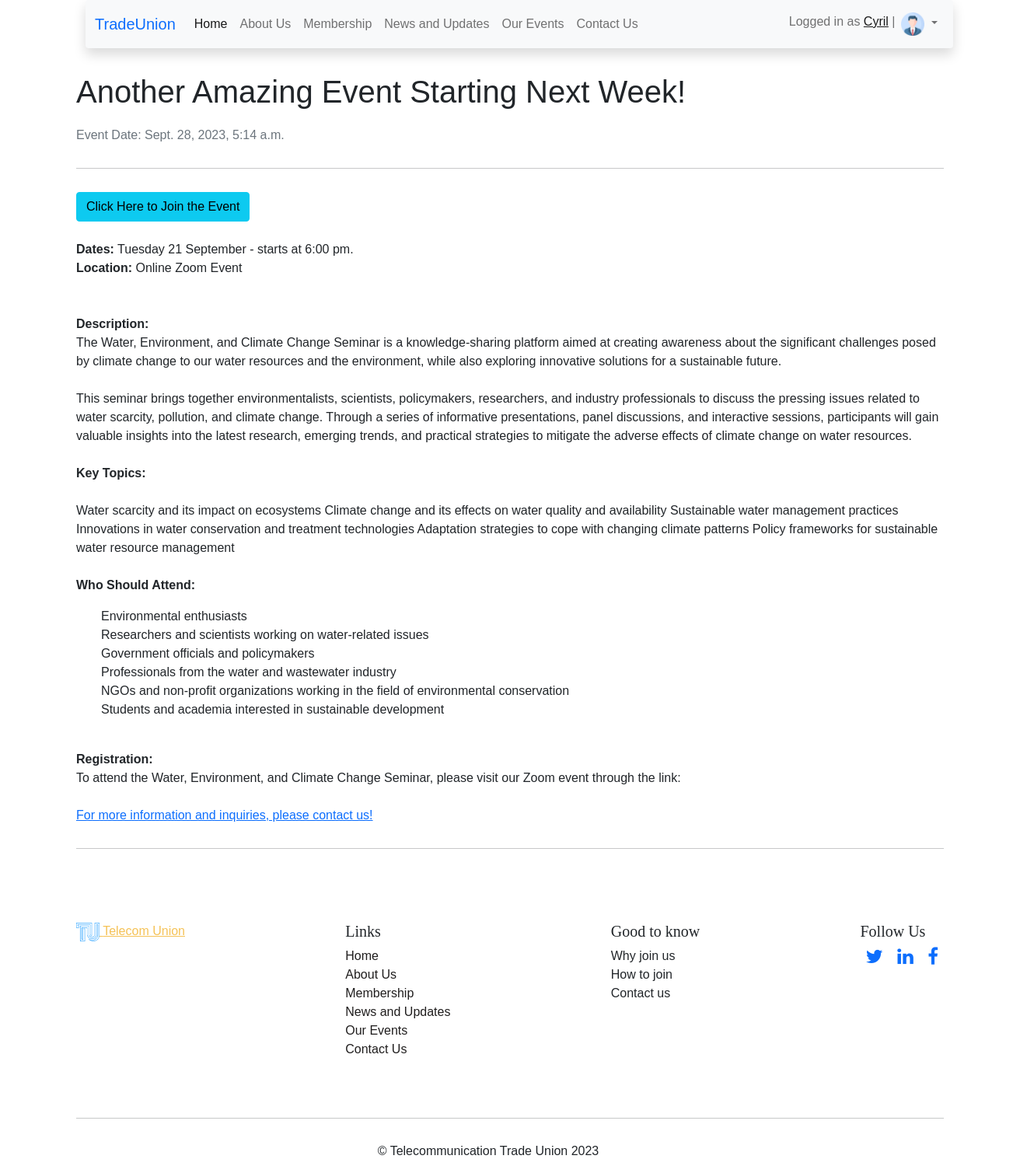
Page /events/event-2/ (signed in) on the committed database.
### blog/models.py (models this page shows, shortened)
class Event(models.Model):
    title = models.CharField(max_length=200)
    content = models.TextField()
    created_at = models.DateTimeField(auto_now_add=True)
    event_date = models.DateTimeField(default=None)
    slug = models.SlugField(null=False, unique=True, default=None)

### blog/views.py (the view)
# urls.py: path('events/<slug:slug>/', views.event_detail, name="event_detail"),
def event_detail(request, slug):
    event = Event.objects.get(slug=slug)
    context = {'event': event}
    return render(request, 'event_detail.html', context=context)

### templates/event_detail.html
{% extends 'base.html' %}
{% block content %}
    <h1 class="title" style="margin-top: 70px; margin-bottom: 20px;">{{ event.title|safe }}</h1>
    <small class="card-text text-muted h6">Event Date: {{ event.event_date }}</small>
    <hr>
    <a href="#" class="btn btn-info">Click Here to Join the Event</a>
<br></br>
    <p>{{ event.content|safe }}</p>
    <hr>
    <br>
{% endblock %}

### templates/base.html (shortened to what this page needs)
{% load static %}
<!DOCTYPE html>
<html lang="en">
  <head>
    <link
      href="https://cdn.jsdelivr.net/npm/bootstrap@5.1.3/dist/css/bootstrap.min.css"
      rel="stylesheet"
    />
    <link rel="stylesheet" href="https://cdnjs.cloudflare.com/ajax/libs/font-awesome/4.7.0/css/font-awesome.min.css">
    <link rel="stylesheet" type="text/css" href="{% static 'css/main.css' %}">
    <link rel="stylesheet" type="text/css" href="{% static 'css/about.css' %}">
  </head>
  <body>
    <br/>
    <div class="container">
    <div class="container" style="z-index: 100; color: black; top: 0; position: fixed;  margin: 0 0 20px 0;">
      <nav class="navbar navbar-expand-lg navbar-light bg-light rounded shadow" aria-label="Eleventh navbar example">
        <div class="container-fluid">
          <a class="navbar-brand" href="/" style="color:#0d6efd;">TradeUnion</a>
          <div class="collapse navbar-collapse" id="navbarsExample09">
            <ul class="navbar-nav me-auto mb-2 mb-lg-0">
              <li class="nav-item">
                <a class="nav-link active" aria-current="page" href="/home">Home</a>
              </li>
              <li class="nav-item">
                <a class="nav-link" href="/about-us">About Us</a>
              </li>
              <li class="nav-item">
                <a class="nav-link" href="/membership">Membership</a>
              </li>
              <li class="nav-item">
                <a class="nav-link" href="/news">News and Updates</a>
              </li>
              <li class="nav-item">
                <a class="nav-link" href="/events">Our Events</a>
              </li>
              <li class="nav-item">
                <a class="nav-link" href="/contact-us">Contact Us</a>
              </li>
            </ul>
            <div>
              <ul class="navbar-nav">
                {% if user.is_authenticated %}
                <span class="navbar-text">Logged in as <a href="/members/profile/{{user.id}}">{{user.username}}</a> | </span>
                <li class="nav-item dropdown">
                  <a class="nav-link dropdown-toggle" href="#" id="navbarDropdown" role="button" data-bs-toggle="dropdown" aria-expanded="false">
                    <img src="/media/images/profile.png" alt="image" class="img-responsive" width="30px" height="30px">
                  </a>
                </li>
                {% else %}
                <li class="nav-item">
                  <a class="nav-link" href="/members/login">Login</a>
                </li>
              </div>
                {% endif %}
              </ul>
            </div>
          </div>
          </div>
        </div>
    </div>
    <div class="container">{% block content %} {% endblock %}</div>
    <div class="footer container" style=" bottom: 0; position: relative; display: flex; flex-direction: column;">
      <div style="margin-top: 40px; margin-bottom: 30px;display: flex; justify-content: space-between;">
        <a class="" href="/" style="color: #f5c256">
          <img src="{% static 'images/logo.png' %}" alt="" width="30" height="24"> Telecom Union
        </a>
        <div class="links">
          <ul>
            <h3 style="font-size: 20px;">Links</h3>
            <li class="footer-item">
              <a class="footer-link" href="/home" style="color: rgb(32, 30, 30);">Home</a>
            </li>
            <li class="footer-item">
              <a class="footer-link" href="/about-us" style="color: rgb(32, 30, 30); ">About Us</a>
            </li>
            <li class="footer-item">
              <a class="footer-link" href="/membership" style="color: rgb(32, 30, 30); ">Membership</a>
            </li>
            <li class="footer-item">
              <a class="footer-link" href="/news" style="color: rgb(32, 30, 30); ">News and Updates</a>
            </li>
            <li class="footer-item">
              <a class="footer-link" href="/events" style="color: rgb(32, 30, 30); ">Our Events</a>
            </li>
            <li class="footer-item">
              <a class="footer-link" href="/contact-us" style="color: rgb(32, 30, 30); ">Contact Us</a>
            </li>
          </ul>
        </div>
        <div class="menbership">
          <ul style="text-align: left;">
            <h3 style="font-size: 20px;">Good to know</h3>
            <li>Why join us</li>
            <li>How to join</li>
            <li>Contact us</li>
          </ul>
        </div>
        <div class="social">
          <ul>
            <h3 style="font-size: 20px;">Follow Us</h3>
            <i class="fa fa-twitter" style="font-size:24px;color:#0d6efd; cursor: pointer; margin: 0 7px; ">
            </i>
            <i class="fa fa-linkedin" style="font-size:24px;color:#0d6efd; cursor: pointer; margin: 0 7px; ">
            </i>
            <i class="fa fa-facebook" style="font-size:24px;color:#0d6efd; cursor: pointer; margin: 0 7px; ">
            </i>
          </ul>
        </div>
      </div>
      <hr>
      <div class="copyright" style="text-align: center; margin: 0 -144px 0 -200px;">
        <p>&copy; Telecommunication Trade Union 2023</p>
      </div>
    </div>
  </body>
</html>

### static/css/main.css (style rules this page uses)
body { font-family: Arial, Helvetica, sans-serif; }
ul { text-align: left; }
ul li { list-style: none; }
li a { text-decoration: none; }
hr { margin-top: 30px; margin-bottom: 30px; }
h3 { font-family: "Playfair Display", Georgia, "Times New Roman", serif; text-align: left; }

### rows in the picture
Event: title "Another Amazing Event Starting Next Week!", event_date "Sept. 28, 2023, 5:14 a.m.", content "Dates: Tuesday 21 September - starts at 6:00 pm. Location: Online Zoom Event Description: The Water, Environment, and Climate Change Seminar is a knowledge-sharing platform aimed at creating awareness about the significant challenges posed by climate change to our water resources and the environment, while also exploring innovative solutions for a sustainable future. This seminar brings together environmentalists, scientists, policymakers, researchers, and industry professionals to discuss the pressing issues related to water scarcity, pollution, and climate change. Through a series of informative presentations, panel discussions, and interactive sessions, participants will gain valuable…"

### other values in the picture
{{ user.username }} "Cyril"
